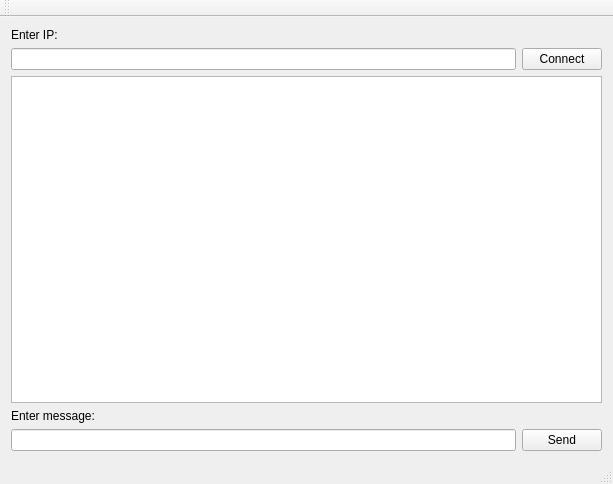
<?xml version="1.0" encoding="UTF-8"?>
<ui version="4.0">
 <class>MainWindow</class>
 <widget class="QMainWindow" name="MainWindow">
  <property name="geometry">
   <rect>
    <x>0</x>
    <y>0</y>
    <width>613</width>
    <height>484</height>
   </rect>
  </property>
  <property name="windowTitle">
   <string>MainWindow</string>
  </property>
  <widget class="QWidget" name="centralWidget">
   <layout class="QGridLayout" name="gridLayout">
    <item row="1" column="0">
     <widget class="QLineEdit" name="inputConnect"/>
    </item>
    <item row="2" column="0" colspan="2">
     <widget class="QTextBrowser" name="output">
      <property name="focusPolicy">
       <enum>Qt::NoFocus</enum>
      </property>
      <property name="acceptDrops">
       <bool>true</bool>
      </property>
     </widget>
    </item>
    <item row="3" column="0">
     <widget class="QLabel" name="label_2">
      <property name="text">
       <string>Enter message:</string>
      </property>
     </widget>
    </item>
    <item row="4" column="0">
     <widget class="QLineEdit" name="inputSend"/>
    </item>
    <item row="1" column="1">
     <widget class="QPushButton" name="buttonConnect">
      <property name="text">
       <string>Connect</string>
      </property>
     </widget>
    </item>
    <item row="0" column="0">
     <widget class="QLabel" name="label">
      <property name="text">
       <string>Enter IP:</string>
      </property>
     </widget>
    </item>
    <item row="4" column="1">
     <widget class="QPushButton" name="buttonSend">
      <property name="text">
       <string>Send</string>
      </property>
     </widget>
    </item>
   </layout>
  </widget>
  <widget class="QMenuBar" name="menuBar">
   <property name="geometry">
    <rect>
     <x>0</x>
     <y>0</y>
     <width>613</width>
     <height>21</height>
    </rect>
   </property>
  </widget>
  <widget class="QToolBar" name="mainToolBar">
   <attribute name="toolBarArea">
    <enum>TopToolBarArea</enum>
   </attribute>
   <attribute name="toolBarBreak">
    <bool>false</bool>
   </attribute>
  </widget>
  <widget class="QStatusBar" name="statusBar"/>
 </widget>
 <layoutdefault spacing="6" margin="11"/>
 <resources/>
 <connections>
  <connection>
   <sender>inputConnect</sender>
   <signal>returnPressed()</signal>
   <receiver>buttonConnect</receiver>
   <slot>click()</slot>
   <hints>
    <hint type="sourcelabel">
     <x>265</x>
     <y>75</y>
    </hint>
    <hint type="destinationlabel">
     <x>566</x>
     <y>75</y>
    </hint>
   </hints>
  </connection>
  <connection>
   <sender>inputSend</sender>
   <signal>returnPressed()</signal>
   <receiver>buttonSend</receiver>
   <slot>click()</slot>
   <hints>
    <hint type="sourcelabel">
     <x>265</x>
     <y>442</y>
    </hint>
    <hint type="destinationlabel">
     <x>566</x>
     <y>442</y>
    </hint>
   </hints>
  </connection>
 </connections>
</ui>
